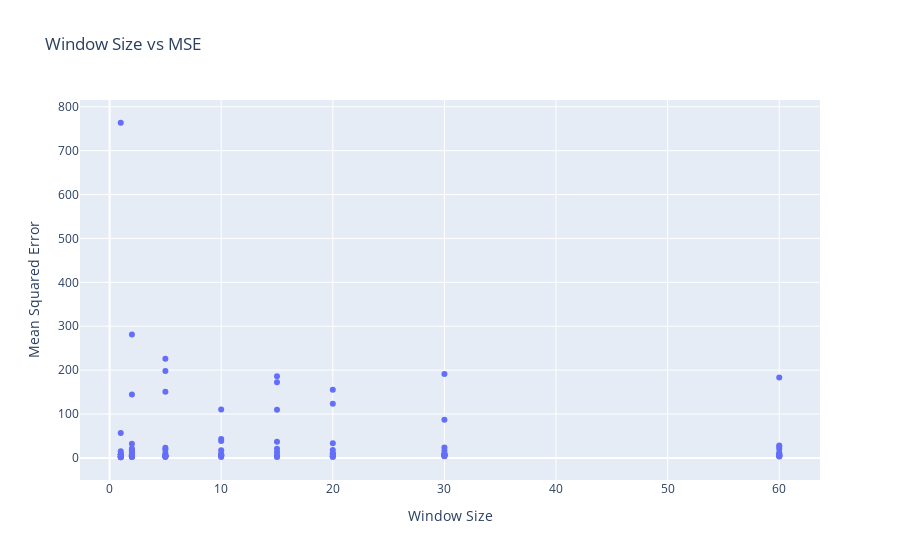
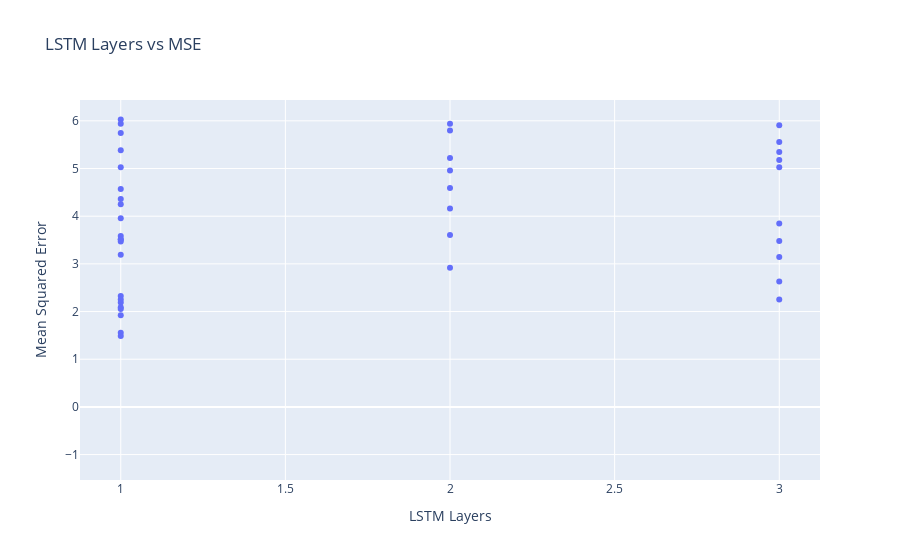
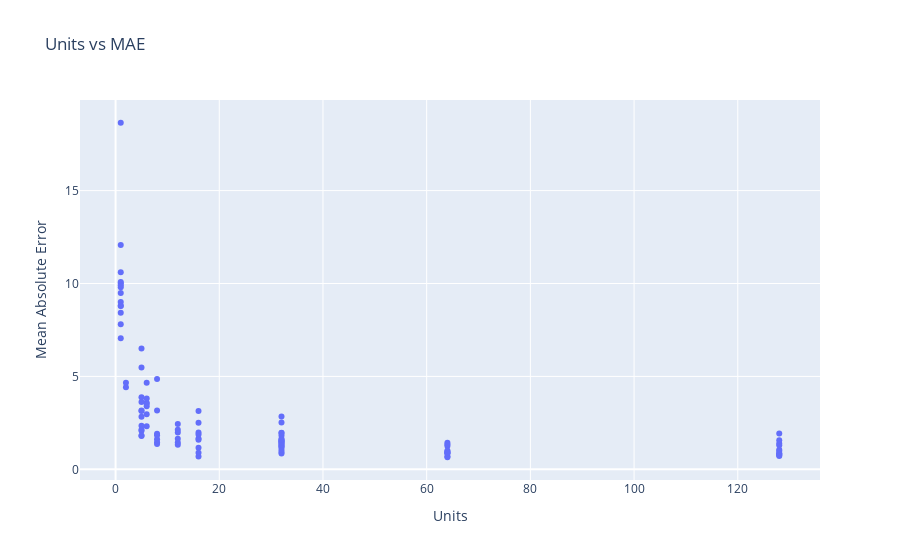

The code cell stored with these charts, in order, in its notebook:
### Code cell
# Scatterplot: window_size vs. MSE
fig_ws_mse = px.scatter(df, x='Window Size', y='MSE', title='Window Size vs MSE', labels={'Window Size': 'Window Size', 'MSE': 'Mean Squared Error'})
fig_ws_mse.show()

# Scatterplot: lstm_layers vs. MSE
fig_layers_mse = px.scatter(df, x='LSTM Layers', y='MSE', title='LSTM Layers vs MSE', labels={'LSTM Layers': 'LSTM Layers', 'MSE': 'Mean Squared Error'})
fig_layers_mse.show()

# Scatterplot: units vs. MAE
fig_units_mae = px.scatter(df, x='Units', y='MAE', title='Units vs MAE', labels={'Units': 'Units', 'MAE': 'Mean Absolute Error'})
fig_units_mae.show()

### Figure 1 — Plotly figure (JSON) as saved in the notebook; plotly's stock layout.template omitted (floating-point values rounded to 4 significant figures)
{"data": [{"hovertemplate": "Window Size=%{x}<br>Mean Squared Error=%{y}<extra></extra>", "legendgroup": "", "marker": {"color": "#636efa", "symbol": "circle"}, "mode": "markers", "name": "", "orientation": "v", "showlegend": false, "type": "scatter", "x": [60, 15, 1, 5, 20, 30, 30, 15, 5, 30, 1, 30, 2, 10, 2, 2, 60, 5, 2, 5, 20, 5, 5, 1, 60, 20, 10, 5, 20, 10, 2, 2, 20, 2, 2, 5, 10, 60, 2, 1, 1, 60, 30, 10, 15, 5, 30, 10, 60, 10, 30, 10, 1, 2, 60, 30, 30, 20, 2, 5, 15, 5, 2, 10, 5, 60, 2, 60, 1, 2, 15, 20, 30, 20, 1, 1, 20, 20, 2, 2, 10, 1, 15, 15, 15, 2, 30, 1, 60, 60, 60, 5, 30, 60, 20, 15, 1], "xaxis": "x", "y": [5.745, 3.144, 8.019, 5.025, 155.4, 3.844, 7.106, 20.64, 10.97, 86.74, 763.5, 5.385, 3.512, 5.938, 8.756, 5.18, 4.569, 150.9, 2.188, 18.97, 4.362, 2.328, 3.605, 8.235, 3.958, 123.4, 38.56, 23.04, 9.759, 9.441, 2.632, 14.73, 9.422, 2.919, 17.67, 4.957, 110.1, 7.087, 32.13, 1.557, 15.05, 11.5, 8.209, 5.555, 185.8, 5.91, 7.834, 4.249, 25.44, 2.088, 23.53, 7.256, 1.487, 281.0, 5.223, 16.29, 6.026, 33.34, 5.94, 3.586, 36.98, 226.1, 5.346, 43.17, 197.7, 20.54, 21.17, 3.47, 2.253, 5.028, 2.25, 4.163, 191.0, 18.17, 7.679, 56.66, 3.515, 1.921, 8.55, 144.5, 17.6, 3.193, 172.4, 109.8, 13.58, 9.629, 4.59, 2.056, 28.08, 7.935, 8.61, 3.478, 9.679, 183.0, 9.261, 5.797, 7.089], "yaxis": "y"}], "layout": {"autosize": true, "legend": {"tracegroupgap": 0}, "title": {"text": "Window Size vs MSE"}, "xaxis": {"anchor": "y", "autorange": true, "domain": [0, 1], "range": [-2.565, 63.57], "showspikes": false, "title": {"text": "Window Size"}, "type": "linear"}, "yaxis": {"anchor": "x", "autorange": true, "domain": [0, 1], "range": [-61.4, 826.4], "showspikes": false, "title": {"text": "Mean Squared Error"}, "type": "linear"}}}

### Figure 2 — Plotly figure (JSON) as saved in the notebook; plotly's stock layout.template omitted (floating-point values rounded to 4 significant figures)
{"data": [{"hovertemplate": "LSTM Layers=%{x}<br>Mean Squared Error=%{y}<extra></extra>", "legendgroup": "", "marker": {"color": "#636efa", "symbol": "circle"}, "mode": "markers", "name": "", "orientation": "v", "showlegend": false, "type": "scatter", "x": [1, 3, 2, 1, 3, 3, 1, 3, 3, 3, 3, 1, 1, 2, 1, 3, 1, 2, 1, 2, 1, 1, 2, 1, 1, 1, 2, 2, 3, 3, 3, 3, 2, 2, 2, 2, 2, 2, 2, 1, 1, 2, 2, 3, 2, 3, 2, 1, 3, 1, 3, 3, 1, 2, 2, 1, 1, 3, 1, 1, 1, 3, 3, 3, 2, 3, 2, 1, 3, 3, 1, 2, 3, 3, 2, 2, 1, 1, 3, 1, 3, 1, 1, 2, 3, 2, 2, 1, 2, 2, 3, 3, 1, 3, 3, 2, 1], "xaxis": "x", "y": [5.745, 3.144, 8.019, 5.025, 155.4, 3.844, 7.106, 20.64, 10.97, 86.74, 763.5, 5.385, 3.512, 5.938, 8.756, 5.18, 4.569, 150.9, 2.188, 18.97, 4.362, 2.328, 3.605, 8.235, 3.958, 123.4, 38.56, 23.04, 9.759, 9.441, 2.632, 14.73, 9.422, 2.919, 17.67, 4.957, 110.1, 7.087, 32.13, 1.557, 15.05, 11.5, 8.209, 5.555, 185.8, 5.91, 7.834, 4.249, 25.44, 2.088, 23.53, 7.256, 1.487, 281.0, 5.223, 16.29, 6.026, 33.34, 5.94, 3.586, 36.98, 226.1, 5.346, 43.17, 197.7, 20.54, 21.17, 3.47, 2.253, 5.028, 2.25, 4.163, 191.0, 18.17, 7.679, 56.66, 3.515, 1.921, 8.55, 144.5, 17.6, 3.193, 172.4, 109.8, 13.58, 9.629, 4.59, 2.056, 28.08, 7.935, 8.61, 3.478, 9.679, 183.0, 9.261, 5.797, 7.089], "yaxis": "y"}], "layout": {"autosize": true, "legend": {"tracegroupgap": 0}, "title": {"text": "LSTM Layers vs MSE"}, "xaxis": {"anchor": "y", "autorange": true, "domain": [0, 1], "range": [0.8791, 3.121], "title": {"text": "LSTM Layers"}, "type": "linear"}, "yaxis": {"anchor": "x", "autorange": false, "domain": [0, 1], "range": [-1.533, 6.437], "title": {"text": "Mean Squared Error"}, "type": "linear"}}}

### Figure 3 — Plotly figure (JSON) as saved in the notebook; plotly's stock layout.template omitted (floating-point values rounded to 4 significant figures)
{"data": [{"hovertemplate": "Units=%{x}<br>Mean Absolute Error=%{y}<extra></extra>", "legendgroup": "", "marker": {"color": "#636efa", "symbol": "circle"}, "mode": "markers", "name": "", "orientation": "v", "showlegend": false, "type": "scatter", "x": [16, 64, 32, 64, 1, 64, 64, 6, 12, 5, 1, 32, 16, 8, 6, 32, 8, 1, 128, 32, 32, 32, 64, 5, 128, 1, 2, 6, 32, 32, 128, 12, 5, 64, 6, 32, 1, 32, 6, 64, 16, 8, 5, 32, 1, 128, 12, 32, 5, 128, 6, 128, 64, 1, 32, 5, 5, 5, 5, 128, 8, 1, 32, 2, 1, 6, 5, 64, 128, 32, 128, 12, 1, 8, 16, 5, 32, 16, 128, 1, 16, 64, 1, 1, 32, 16, 8, 32, 5, 16, 12, 16, 12, 1, 32, 128, 8], "xaxis": "x", "y": [1.987, 0.864, 1.95, 1.255, 8.423, 1.017, 1.425, 3.576, 2.134, 6.496, 18.65, 1.319, 1.164, 1.611, 2.32, 1.392, 1.461, 8.796, 0.719, 2.515, 1.154, 0.8453, 0.9497, 2.345, 0.9894, 9.009, 4.416, 3.398, 1.647, 1.819, 0.8609, 2.436, 2.076, 0.9185, 2.957, 1.273, 7.051, 1.539, 4.658, 0.7072, 3.138, 1.916, 1.793, 1.489, 10.01, 1.929, 1.984, 1.227, 3.137, 0.7816, 3.53, 1.388, 0.6484, 12.07, 1.52, 2.828, 2.124, 3.881, 1.825, 1.058, 4.855, 10.08, 1.425, 4.656, 9.805, 3.815, 3.16, 0.8581, 0.8432, 1.597, 0.7638, 1.441, 9.912, 3.162, 1.658, 5.479, 0.9319, 0.6886, 1.292, 8.804, 2.5, 1.336, 10.6, 7.805, 2.846, 1.879, 1.357, 1.044, 3.616, 1.588, 1.319, 0.8855, 1.643, 9.487, 1.964, 1.559, 1.83], "yaxis": "y"}], "layout": {"autosize": true, "legend": {"tracegroupgap": 0}, "title": {"text": "Units vs MAE"}, "xaxis": {"anchor": "y", "autorange": true, "domain": [0, 1], "range": [-6.675, 135.7], "showspikes": false, "title": {"text": "Units"}, "type": "linear"}, "yaxis": {"anchor": "x", "autorange": true, "domain": [0, 1], "range": [-0.8374, 20.14], "showspikes": false, "title": {"text": "Mean Absolute Error"}, "type": "linear"}}}
